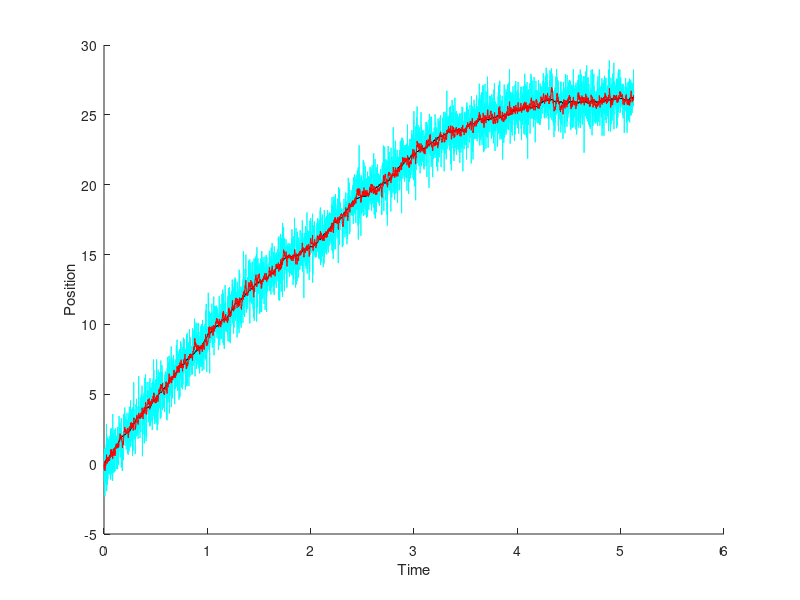

The MATLAB source for this figure:
% Process noise covariance matrix. Represents system noisiness
varQ = 0.02;
Q = [varQ 0; 0 varQ];

% Measurement noise covariance matrix. Represents measurement noisiness
varR = 1;
R = [varR 0; 0 varR];

% Start time and time step
t = 0;
dt = 0.001;

% Real, estimated, and modeled <position, vecocity> state vectors
x = [0; 10];
xHat = [0; 10];
xModel = [0; 10];

% State update matrix
F = [1 dt; 0 1];

% Control input matrix
m = 10;
B = [dt^2/(2*m); dt/m];

% State-measurement transformation
H = [1 0; 0 1];

% Error covariance matrix
P = [1 0; 0 1];

% Data lists
times = [];
states = [];
measurements = [];
outputs = [];
model = [];

% Loop until car comes to a complete stop (velocity = 0)
while x(2) > 0
    % State update
    t = t + dt;
    u = -20; % Braking force applied at this time step

    x = F*x + B*u + normrnd(0, diag(Q));
    times = [times t];
    states = [states x];
    
    % Update model (ideal system with no noise)
    xModel = F*xModel + B*u;
    model = [model xModel];
    
    % Predict
    xHat = F*xHat + B*u;
    P = F*P*F.' + Q;
    
    % Kalman gain
    K = P*H.'*inv(H*P*H.' + R);
    
    % Measurement
    z = H * x + normrnd(0, diag(R));
    measurements = [measurements z];
    
    % Update
    xHat = xHat + K*(z - H*xHat);
    P = (eye(2) - K*H)*P;
    
    outputs = [outputs xHat];
end

hold on;

% Position
plot(times, measurements(1,:), 'cyan');
% plot(times, model(1,:), 'b');
plot(times, states(1,:), 'black');
plot(times, outputs(1,:), 'r');


% Velocity
% plot(times, measurements(2,:), 'y');
% plot(times, outputs(2,:), 'r');
% plot(times, model(2,:), 'b');
% plot(times, states(2,:), 'black');

xlabel('Time');
ylabel('Position')
%legend('Measurement','Model', 'Reality', 'Kalman Output')




